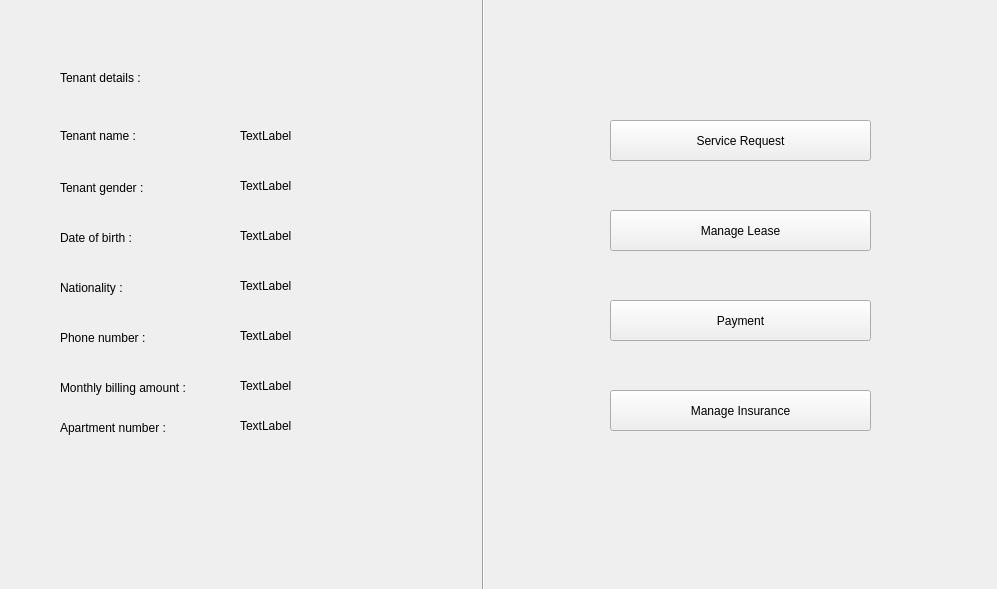
<?xml version="1.0" encoding="UTF-8"?>
<ui version="4.0">
 <class>Form</class>
 <widget class="QWidget" name="Form">
  <property name="geometry">
   <rect>
    <x>0</x>
    <y>0</y>
    <width>997</width>
    <height>589</height>
   </rect>
  </property>
  <property name="windowTitle">
   <string>TENANT</string>
  </property>
  <widget class="QLabel" name="label">
   <property name="geometry">
    <rect>
     <x>60</x>
     <y>70</y>
     <width>141</width>
     <height>16</height>
    </rect>
   </property>
   <property name="text">
    <string>Tenant details :</string>
   </property>
  </widget>
  <widget class="QLabel" name="label_2">
   <property name="geometry">
    <rect>
     <x>60</x>
     <y>125</y>
     <width>141</width>
     <height>21</height>
    </rect>
   </property>
   <property name="text">
    <string>Tenant name :</string>
   </property>
  </widget>
  <widget class="QLabel" name="label_3">
   <property name="geometry">
    <rect>
     <x>60</x>
     <y>180</y>
     <width>141</width>
     <height>16</height>
    </rect>
   </property>
   <property name="text">
    <string>Tenant gender :</string>
   </property>
  </widget>
  <widget class="QLabel" name="label_5">
   <property name="geometry">
    <rect>
     <x>60</x>
     <y>420</y>
     <width>141</width>
     <height>16</height>
    </rect>
   </property>
   <property name="text">
    <string>Apartment number :</string>
   </property>
  </widget>
  <widget class="QLabel" name="label_6">
   <property name="geometry">
    <rect>
     <x>60</x>
     <y>330</y>
     <width>141</width>
     <height>16</height>
    </rect>
   </property>
   <property name="text">
    <string>Phone number :</string>
   </property>
  </widget>
  <widget class="QLabel" name="label_7">
   <property name="geometry">
    <rect>
     <x>60</x>
     <y>280</y>
     <width>141</width>
     <height>16</height>
    </rect>
   </property>
   <property name="text">
    <string>Nationality :</string>
   </property>
  </widget>
  <widget class="QLabel" name="label_8">
   <property name="geometry">
    <rect>
     <x>60</x>
     <y>380</y>
     <width>161</width>
     <height>16</height>
    </rect>
   </property>
   <property name="text">
    <string>Monthly billing amount : </string>
   </property>
  </widget>
  <widget class="Line" name="line">
   <property name="geometry">
    <rect>
     <x>473</x>
     <y>-10</y>
     <width>20</width>
     <height>601</height>
    </rect>
   </property>
   <property name="orientation">
    <enum>Qt::Vertical</enum>
   </property>
  </widget>
  <widget class="QToolButton" name="serviceReqButton">
   <property name="geometry">
    <rect>
     <x>610</x>
     <y>120</y>
     <width>261</width>
     <height>41</height>
    </rect>
   </property>
   <property name="text">
    <string>Service Request</string>
   </property>
  </widget>
  <widget class="QToolButton" name="manageLeaseButton">
   <property name="geometry">
    <rect>
     <x>610</x>
     <y>210</y>
     <width>261</width>
     <height>41</height>
    </rect>
   </property>
   <property name="text">
    <string>Manage Lease</string>
   </property>
  </widget>
  <widget class="QToolButton" name="paymentButton">
   <property name="geometry">
    <rect>
     <x>610</x>
     <y>300</y>
     <width>261</width>
     <height>41</height>
    </rect>
   </property>
   <property name="text">
    <string>Payment</string>
   </property>
  </widget>
  <widget class="QToolButton" name="insuranceButton">
   <property name="geometry">
    <rect>
     <x>610</x>
     <y>390</y>
     <width>261</width>
     <height>41</height>
    </rect>
   </property>
   <property name="text">
    <string>Manage Insurance</string>
   </property>
  </widget>
  <widget class="QLabel" name="nameLabel">
   <property name="geometry">
    <rect>
     <x>240</x>
     <y>120</y>
     <width>161</width>
     <height>31</height>
    </rect>
   </property>
   <property name="text">
    <string>TextLabel</string>
   </property>
  </widget>
  <widget class="QLabel" name="ssnLabel">
   <property name="geometry">
    <rect>
     <x>240</x>
     <y>170</y>
     <width>161</width>
     <height>31</height>
    </rect>
   </property>
   <property name="text">
    <string>TextLabel</string>
   </property>
  </widget>
  <widget class="QLabel" name="nationalityLabel">
   <property name="geometry">
    <rect>
     <x>240</x>
     <y>270</y>
     <width>161</width>
     <height>31</height>
    </rect>
   </property>
   <property name="text">
    <string>TextLabel</string>
   </property>
  </widget>
  <widget class="QLabel" name="aptNumberLabel">
   <property name="geometry">
    <rect>
     <x>240</x>
     <y>410</y>
     <width>161</width>
     <height>31</height>
    </rect>
   </property>
   <property name="text">
    <string>TextLabel</string>
   </property>
  </widget>
  <widget class="QLabel" name="securityDepositLabel">
   <property name="geometry">
    <rect>
     <x>240</x>
     <y>320</y>
     <width>161</width>
     <height>31</height>
    </rect>
   </property>
   <property name="text">
    <string>TextLabel</string>
   </property>
  </widget>
  <widget class="QLabel" name="monthlyBillingLabel">
   <property name="geometry">
    <rect>
     <x>240</x>
     <y>370</y>
     <width>161</width>
     <height>31</height>
    </rect>
   </property>
   <property name="text">
    <string>TextLabel</string>
   </property>
  </widget>
  <widget class="QLabel" name="label_9">
   <property name="geometry">
    <rect>
     <x>60</x>
     <y>230</y>
     <width>141</width>
     <height>16</height>
    </rect>
   </property>
   <property name="text">
    <string>Date of birth :</string>
   </property>
  </widget>
  <widget class="QLabel" name="dob">
   <property name="geometry">
    <rect>
     <x>240</x>
     <y>220</y>
     <width>161</width>
     <height>31</height>
    </rect>
   </property>
   <property name="text">
    <string>TextLabel</string>
   </property>
  </widget>
 </widget>
 <resources/>
 <connections/>
</ui>
